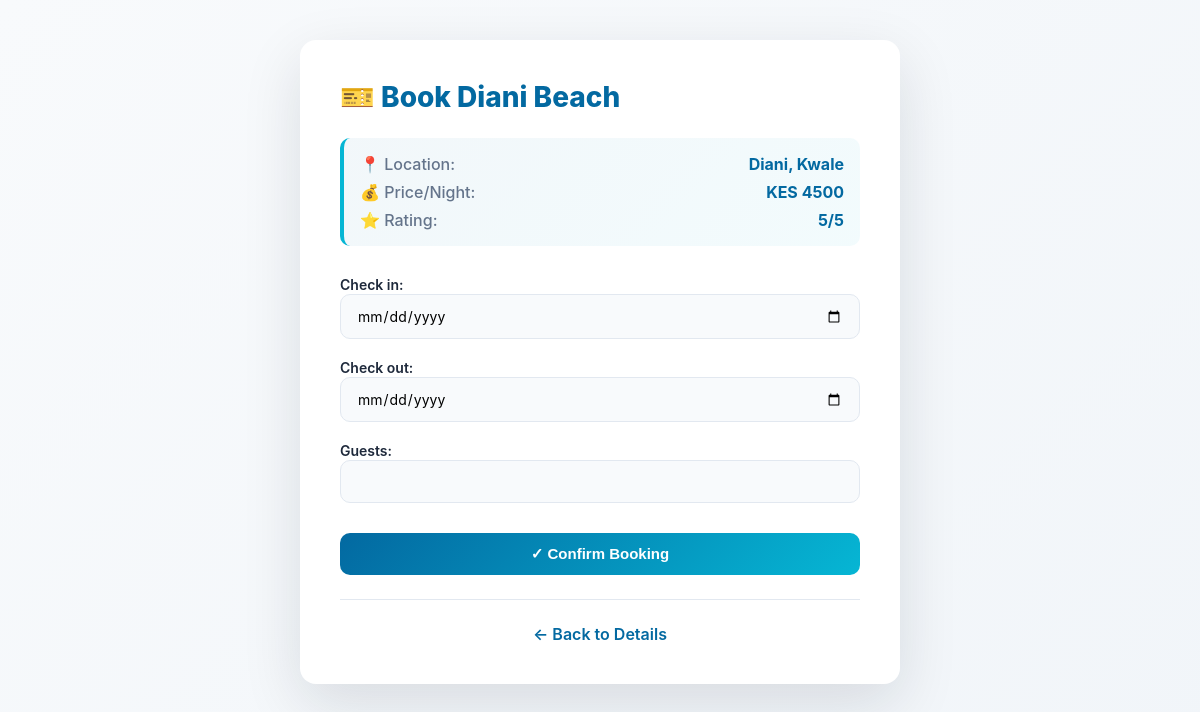
Screenshot of /book/1/ (signed in) with the database file from the repository.
### tourism/models.py (models this page shows, shortened)
class Beach(models.Model):
    name = models.CharField(max_length=100)
    location = models.CharField(max_length=100)
    description = models.TextField()
    activities = models.TextField(blank=True)
    price = models.IntegerField()
    image = models.ImageField(upload_to='beach_images/', blank=True, null=True)
    latitude = models.FloatField(blank=True, null=True)
    longitude = models.FloatField(blank=True, null=True)

### tourism/views.py (the view)
# urls.py: path('book/<int:id>/', views.book_beach, name='book_beach'),
@login_required
def book_beach(request, id):
    beach = get_object_or_404(Beach, id=id)
    if request.method == 'POST':
        form = BookingForm(request.POST)
        if form.is_valid():
            booking = form.save(commit=False)
            booking.user = request.user
            booking.beach = beach
            booking.save()
            messages.success(request, 'Booking created successfully.')
            return redirect('my_bookings')
    else:
        form = BookingForm()
    return render(request, 'book_beach.html', {'form': form, 'beach': beach})

### tourism/forms.py
class BookingForm(forms.ModelForm):
    class Meta:
        model = Booking
        fields = [
            'check_in',
            'check_out',
            'guests',
        ]
        widgets = {
            'check_in': forms.DateInput(attrs={'type': 'date'}),
            'check_out': forms.DateInput(attrs={'type': 'date'}),
        }

### tourism/templates/book_beach.html (shortened to what this page needs)
<!DOCTYPE html>
<html lang="en">
<head>
</head>
<body>
    <div class="card">
        <h1>🎫 Book {{ beach.name }}</h1>
        <div class="details">
            <div class="detail-item">
                <span class="detail-label">📍 Location:</span>
                <span class="detail-value">{{ beach.location }}</span>
            </div>
            <div class="detail-item">
                <span class="detail-label">💰 Price/Night:</span>
                <span class="detail-value">KES {{ beach.price }}</span>
            </div>
            <div class="detail-item">
                <span class="detail-label">⭐ Rating:</span>
                <span class="detail-value">5/5</span>
            </div>
        </div>
        <form method="POST">
            {{ form.as_p }}
            <button type="submit">✓ Confirm Booking</button>
        </form>
        <p class="back-link"><a href="{% url 'beach_detail' beach.id %}">← Back to Details</a></p>
    </div>
</body>
</html>

### tourism/templates/book_beach.html (style rules this page uses)
:root { --primary-blue: #0369a1; --accent-cyan: #06b6d4; --white: #ffffff; --light-bg: #f8fafc; --text-dark: #1e293b; --text-muted: #64748b; --border: #e2e8f0; --shadow-lg: 0 20px 60px rgba(15, 23, 42, 0.12); }
* { margin: 0; padding: 0; box-sizing: border-box; }
body { font-family: -apple-system, BlinkMacSystemFont, 'Segoe UI', 'Roboto', sans-serif; background: linear-gradient(135deg, #f8fafc 0%, #f1f5f9 100%); color: var(--text-dark); padding: 40px 20px; min-height: 100vh; }
.card { max-width: 600px; margin: auto; background: var(--white); padding: 40px; border-radius: 16px; box-shadow: var(--shadow-lg); }
h1 { color: var(--primary-blue); margin-bottom: 24px; font-size: 28px; font-weight: 800; }
.details { background: linear-gradient(135deg, rgba(3, 105, 161, 0.05) 0%, rgba(6, 182, 212, 0.05) 100%); padding: 16px; border-radius: 10px; border-left: 4px solid var(--accent-cyan); margin-bottom: 28px; color: var(--text-dark); }
.detail-item { display: flex; justify-content: space-between; margin-bottom: 8px; font-weight: 500; }
.detail-item:last-child { margin-bottom: 0; }
.detail-label { color: var(--text-muted); }
.detail-value { color: var(--primary-blue); font-weight: 700; }
form { display: grid; gap: 18px; }
label { color: var(--text-dark); font-weight: 600; font-size: 14px; }
input, textarea, select { width: 100%; padding: 12px 16px; border: 1px solid var(--border); border-radius: 10px; outline: none; font-size: 14px; font-family: inherit; background: var(--light-bg); transition: all 0.3s ease; }
button { width: 100%; padding: 12px 24px; background: linear-gradient(135deg, var(--primary-blue) 0%, var(--accent-cyan) 100%); color: var(--white); border: none; border-radius: 10px; font-weight: 700; font-size: 15px; cursor: pointer; transition: all 0.3s ease; margin-top: 12px; }
.back-link { text-align: center; margin-top: 24px; padding-top: 24px; border-top: 1px solid var(--border); }
.back-link a { color: var(--primary-blue); text-decoration: none; font-weight: 600; transition: all 0.3s ease; display: inline-flex; align-items: center; gap: 6px; }

### rows the page displays
Beach: name "Diani Beach", location "Diani, Kwale", price "4500"
